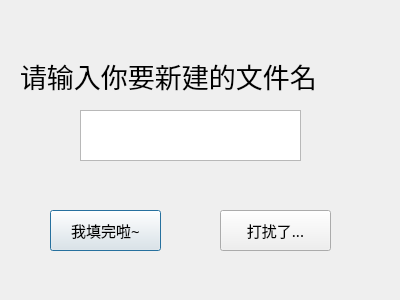
<?xml version="1.0" encoding="UTF-8"?>
<ui version="4.0">
 <class>new123</class>
 <widget class="QDialog" name="new123">
  <property name="geometry">
   <rect>
    <x>0</x>
    <y>0</y>
    <width>400</width>
    <height>300</height>
   </rect>
  </property>
  <property name="windowTitle">
   <string>Dialog</string>
  </property>
  <widget class="QPushButton" name="pushButton">
   <property name="geometry">
    <rect>
     <x>50</x>
     <y>210</y>
     <width>111</width>
     <height>41</height>
    </rect>
   </property>
   <property name="font">
    <font>
     <family>方圆卡通POP字</family>
     <pointsize>11</pointsize>
    </font>
   </property>
   <property name="text">
    <string>我填完啦~</string>
   </property>
  </widget>
  <widget class="QPlainTextEdit" name="plainTextEdit">
   <property name="geometry">
    <rect>
     <x>80</x>
     <y>110</y>
     <width>221</width>
     <height>51</height>
    </rect>
   </property>
  </widget>
  <widget class="QPushButton" name="pushButton_end">
   <property name="geometry">
    <rect>
     <x>220</x>
     <y>210</y>
     <width>111</width>
     <height>41</height>
    </rect>
   </property>
   <property name="font">
    <font>
     <family>方圆卡通POP字</family>
     <pointsize>11</pointsize>
    </font>
   </property>
   <property name="text">
    <string>打扰了...</string>
   </property>
  </widget>
  <widget class="QLabel" name="label">
   <property name="geometry">
    <rect>
     <x>20</x>
     <y>50</y>
     <width>361</width>
     <height>51</height>
    </rect>
   </property>
   <property name="font">
    <font>
     <family>字体管家棉花糖</family>
     <pointsize>20</pointsize>
    </font>
   </property>
   <property name="text">
    <string>请输入你要新建的文件名</string>
   </property>
  </widget>
 </widget>
 <resources/>
 <connections/>
</ui>
